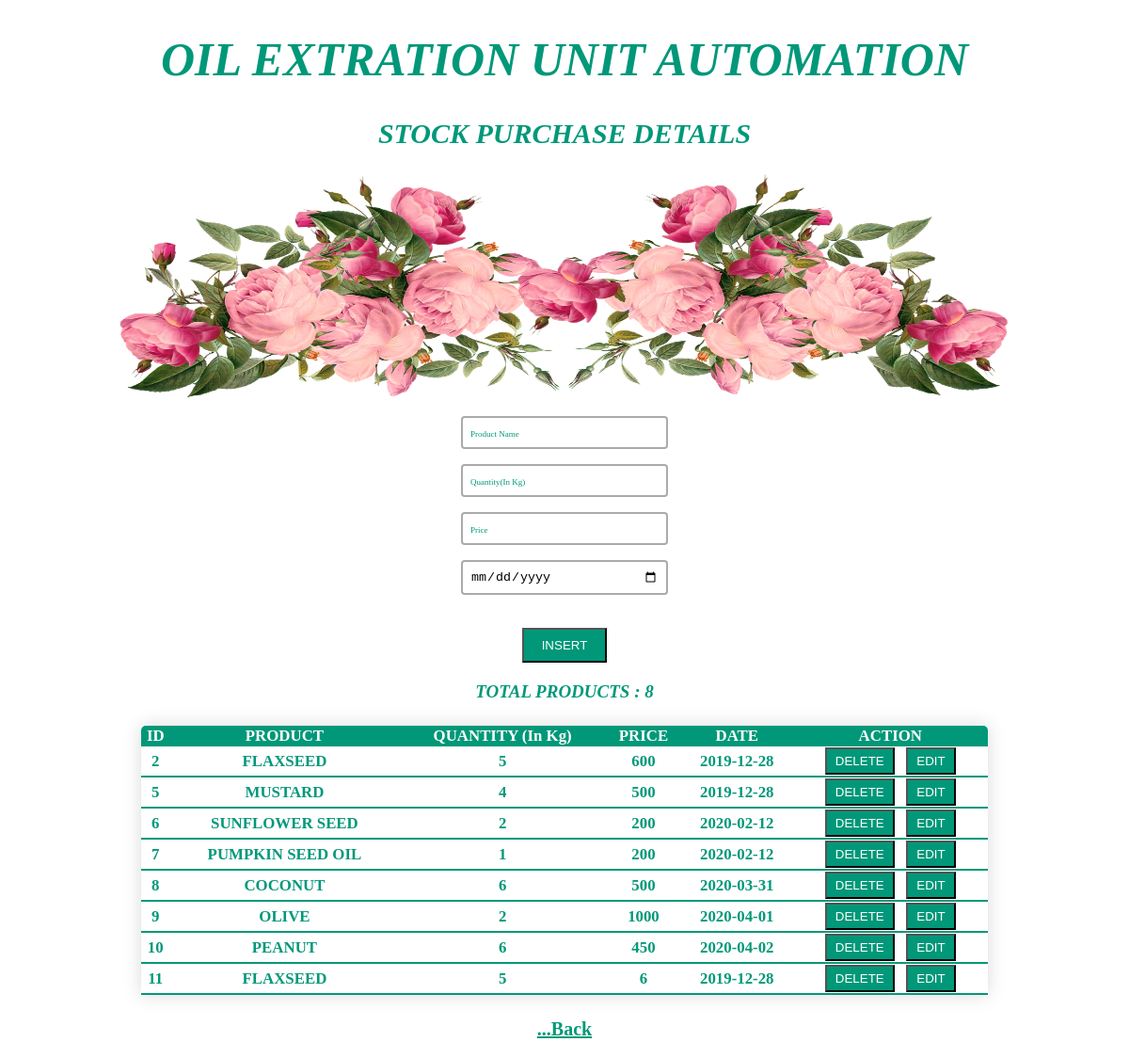
The page /stock.php on the database its author committed.
### tables this page shows
CREATE TABLE `stockdetails` (
  `ID` int(255) NOT NULL auto_increment,
  `PRNAME` varchar(255) NOT NULL,
  `QUANTITY` varchar(255) NOT NULL,
  `PRICE` varchar(255) NOT NULL,
  `DATE` varchar(255) NOT NULL,
  PRIMARY KEY  (`ID`)
);

### stock.php (the view, shortened to what this page needs)
<!DOCTYPE html PUBLIC "-//W3C//DTD XHTML 1.0 Transitional//EN" "http://www.w3.org/TR/xhtml1/DTD/xhtml1-transitional.dtd">
<html xmlns="http://www.w3.org/1999/xhtml">
<head>
</head>
<body>
<center>
<h1 id="h">OIL EXTRATION UNIT AUTOMATION</h1>
<h2 id="hh">STOCK PURCHASE DETAILS</h2>
<h2>
<?php
echo'<img src="http://localhost/oilproject/flowers.png" height="250" width="1000" />';
?>
<form method="post">
<input type="text" name="name" size="30" placeholder="Product Name" id="n1" value="<?php echo $n;?>" /><br />
<input type="text" name="qty" size="30" maxlength="5" value="<?php echo $q;?>" onkeypress="return event.charCode >=48 && event.charCode<=57"
 placeholder="Quantity(In Kg)" id="n1"/><br />
<input type="text" name="price" size="30" maxlength="15" value="<?php echo $p;?>" onkeypress="return event.charCode >=48 && event.charCode<=57"
 placeholder="Price" id="n1"/><br />
<input type="date" name="date" id="n1" value="<?php echo $d;?>"/><br />
<br /><input type="submit" name="submit" value="INSERT" id="b1"/><br />
</form>
<?php
$cnt=mysql_query("select count(id) as total from stockdetails");
$values=mysql_fetch_assoc($cnt);
$num=$values['total']; ?>
<h3 id="tot"><?php echo"TOTAL PRODUCTS : $num"; ?></h3>
<h3>
<table class="content-table" width="900" height="100">
<thead>
<tr><th>ID</th><th>PRODUCT</th><th>QUANTITY (In Kg)</th>
<th>PRICE</th><th>DATE</th><th>ACTION</th></tr></thead>
<?php
$res=mysql_query("select * from stockdetails");
while($row=mysql_fetch_array($res))
{
echo"<tbody><tr>";
echo"<td><center>".$row['ID']."</center></td><td><center>".$row['PRNAME']."</center></td>";
echo"<td><center>".$row['QUANTITY']."</center></td><td><center>".$row['PRICE']."</center></td>";
echo"<td><center>".$row['DATE']."</center></td>";
echo"<td><center><a href=delete.php?id=".$row['ID'].">"?><button id="bb"><?php echo "DELETE";?></button><?php echo "</a>";
echo"&nbsp&nbsp&nbsp<a href=stockupdate.php?id=".$row['ID'].">"?><button id="bb"><?php echo "EDIT"?></button><?php echo "</a></td></tr></tbody>";
}
?>
</table>
</h3></h2>
<h3><a href="details.php" id="bk">...Back</a></h3>
</center>
</body>
</html>

### stock.php (style rules this page uses)
body { margin:0; padding:0; background-image:url(http://localhost/oilproject/white.jpg); background-size:cover; }
.content-table { border-collapse:collapse; margin:25px; font-size:0.9em; min-width:500px; border-radius:5px 5px 0 0; overflow:hidden; box-shadow:0 0 20px rgba(0,0,0,0.15); }
.content-table thead tr { background-color:#009879; color:#ffffff; text-align:center; border-spacing:100px; }
.content-table tbody td { color:#009879; }
.content-table tbody tr { border-bottom:1px solid #dddddd; }
.content-table tbody tr:last-of-type { border-bottom:2px solid #009879; }
#h { width:90%; font-size:50px;; color:#009879; font-style:italic; font-family:Algerian,BOLD; }
#bk { font-size:20px; color:#009879; }
#n1 { width:200px; border:2px solid #aaa; border-radius:4px; margin:8px 0; outline:none; padding:8px; box-sizing:6px; color:black; transition:3s; }
#hh { width:90%; font-size:30px;; color:#009879; font-style:italic; font-family:Algerian,BOLD; }
#b1 { background-color:#009879; color:#FFFFFF; padding:9px 19px; }
#bb { background-color:#009879; color:#FFFFFF; padding:5px 9px; }
#tot { font-size:19px;; color:#009879; font-style:italic; font-family:Algerian,BOLD; }

### rows shown on the page
stockdetails: ID "2", PRNAME "FLAXSEED", QUANTITY "5", PRICE "600", DATE "2019-12-28"
stockdetails: ID "5", PRNAME "MUSTARD", QUANTITY "4", PRICE "500", DATE "2019-12-28"
stockdetails: ID "6", PRNAME "SUNFLOWER SEED", QUANTITY "2", PRICE "200", DATE "2020-02-12"
stockdetails: ID "7", PRNAME "PUMPKIN SEED OIL", QUANTITY "1", PRICE "200", DATE "2020-02-12"
stockdetails: ID "8", PRNAME "COCONUT", QUANTITY "6", PRICE "500", DATE "2020-03-31"
stockdetails: ID "9", PRNAME "OLIVE", QUANTITY "2", PRICE "1000", DATE "2020-04-01"
stockdetails: ID "10", PRNAME "PEANUT", QUANTITY "6", PRICE "450", DATE "2020-04-02"
stockdetails: ID "11", PRNAME "FLAXSEED", QUANTITY "5", PRICE "6", DATE "2019-12-28"

### other values the page prints
$num "8"
